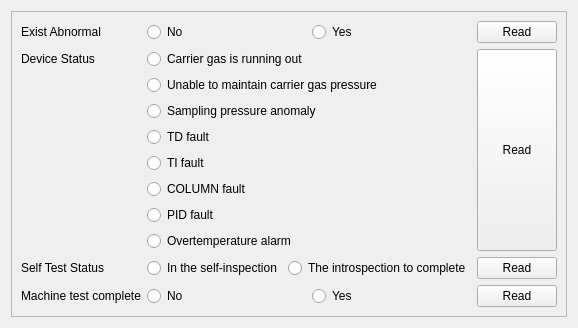
         <widget class="QWidget" name="tab_7">
          <attribute name="title">
           <string>Status Warn</string>
          </attribute>
          <layout class="QVBoxLayout" name="verticalLayout_3">
           <item>
            <widget class="QFrame" name="frame_9">
             <property name="frameShape">
              <enum>QFrame::StyledPanel</enum>
             </property>
             <property name="frameShadow">
              <enum>QFrame::Raised</enum>
             </property>
             <layout class="QGridLayout" name="gridLayout_7" columnstretch="0,0,0,0">
              <item row="1" column="0">
               <widget class="QLabel" name="labelWarnDeviceStatus">
                <property name="sizePolicy">
                 <sizepolicy hsizetype="Fixed" vsizetype="Preferred">
                  <horstretch>0</horstretch>
                  <verstretch>0</verstretch>
                 </sizepolicy>
                </property>
                <property name="text">
                 <string>Device Status</string>
                </property>
               </widget>
              </item>
              <item row="9" column="3">
               <widget class="QPushButton" name="btnReadWarnSelfTestStatus">
                <property name="text">
                 <string>Read</string>
                </property>
               </widget>
              </item>
              <item row="0" column="3">
               <widget class="QPushButton" name="btnReadWarnExistAbnormal">
                <property name="text">
                 <string>Read</string>
                </property>
               </widget>
              </item>
              <item row="9" column="0">
               <widget class="QLabel" name="labelWarnSelfTestStatus">
                <property name="sizePolicy">
                 <sizepolicy hsizetype="Fixed" vsizetype="Preferred">
                  <horstretch>0</horstretch>
                  <verstretch>0</verstretch>
                 </sizepolicy>
                </property>
                <property name="text">
                 <string>Self Test Status</string>
                </property>
               </widget>
              </item>
              <item row="5" column="1" colspan="2">
               <widget class="QRadioButton" name="radioBtnWarnDeviceStatus4">
                <property name="text">
                 <string>TI fault</string>
                </property>
                <property name="autoExclusive">
                 <bool>false</bool>
                </property>
               </widget>
              </item>
              <item row="2" column="1" colspan="2">
               <widget class="QRadioButton" name="radioBtnWarnDeviceStatus1">
                <property name="text">
                 <string>Unable to maintain carrier gas pressure</string>
                </property>
                <property name="autoExclusive">
                 <bool>false</bool>
                </property>
               </widget>
              </item>
              <item row="7" column="1" colspan="2">
               <widget class="QRadioButton" name="radioBtnWarnDeviceStatus6">
                <property name="text">
                 <string>PID fault</string>
                </property>
                <property name="autoExclusive">
                 <bool>false</bool>
                </property>
               </widget>
              </item>
              <item row="1" column="1" colspan="2">
               <widget class="QRadioButton" name="radioBtnWarnDeviceStatus0">
                <property name="text">
                 <string>Carrier gas is running out</string>
                </property>
                <property name="autoExclusive">
                 <bool>false</bool>
                </property>
               </widget>
              </item>
              <item row="6" column="1" colspan="2">
               <widget class="QRadioButton" name="radioBtnWarnDeviceStatus5">
                <property name="text">
                 <string>COLUMN fault</string>
                </property>
                <property name="autoExclusive">
                 <bool>false</bool>
                </property>
               </widget>
              </item>
              <item row="4" column="1" colspan="2">
               <widget class="QRadioButton" name="radioBtnWarnDeviceStatus3">
                <property name="text">
                 <string>TD fault</string>
                </property>
                <property name="autoExclusive">
                 <bool>false</bool>
                </property>
               </widget>
              </item>
              <item row="1" column="3" rowspan="8">
               <widget class="QPushButton" name="btnReadWarnDeviceStatus">
                <property name="sizePolicy">
                 <sizepolicy hsizetype="Minimum" vsizetype="Preferred">
                  <horstretch>0</horstretch>
                  <verstretch>0</verstretch>
                 </sizepolicy>
                </property>
                <property name="text">
                 <string>Read</string>
                </property>
               </widget>
              </item>
              <item row="3" column="1" colspan="2">
               <widget class="QRadioButton" name="radioBtnWarnDeviceStatus2">
                <property name="text">
                 <string>Sampling pressure anomaly</string>
                </property>
                <property name="autoExclusive">
                 <bool>false</bool>
                </property>
               </widget>
              </item>
              <item row="0" column="0">
               <widget class="QLabel" name="labelWarnExistAbnormal">
                <property name="sizePolicy">
                 <sizepolicy hsizetype="Fixed" vsizetype="Preferred">
                  <horstretch>0</horstretch>
                  <verstretch>0</verstretch>
                 </sizepolicy>
                </property>
                <property name="text">
                 <string>Exist Abnormal</string>
                </property>
               </widget>
              </item>
              <item row="8" column="1" colspan="2">
               <widget class="QRadioButton" name="radioBtnWarnDeviceStatus7">
                <property name="text">
                 <string>Overtemperature alarm</string>
                </property>
                <property name="autoExclusive">
                 <bool>false</bool>
                </property>
               </widget>
              </item>
              <item row="10" column="0">
               <widget class="QLabel" name="labelWarnMachineTest">
                <property name="sizePolicy">
                 <sizepolicy hsizetype="Fixed" vsizetype="Preferred">
                  <horstretch>0</horstretch>
                  <verstretch>0</verstretch>
                 </sizepolicy>
                </property>
                <property name="text">
                 <string>Machine test complete</string>
                </property>
               </widget>
              </item>
              <item row="10" column="3">
               <widget class="QPushButton" name="btnReadWarnMachineTest">
                <property name="text">
                 <string>Read</string>
                </property>
               </widget>
              </item>
              <item row="10" column="1" colspan="2">
               <widget class="QFrame" name="frame_4">
                <property name="frameShape">
                 <enum>QFrame::NoFrame</enum>
                </property>
                <property name="frameShadow">
                 <enum>QFrame::Raised</enum>
                </property>
                <layout class="QHBoxLayout" name="horizontalLayout_4">
                 <property name="spacing">
                  <number>6</number>
                 </property>
                 <property name="leftMargin">
                  <number>0</number>
                 </property>
                 <property name="topMargin">
                  <number>0</number>
                 </property>
                 <property name="rightMargin">
                  <number>0</number>
                 </property>
                 <property name="bottomMargin">
                  <number>0</number>
                 </property>
                 <item>
                  <widget class="QRadioButton" name="radioBtnWarnMachineTestInProcess">
                   <property name="text">
                    <string>No</string>
                   </property>
                  </widget>
                 </item>
                 <item>
                  <widget class="QRadioButton" name="radioBtnWarnMachineTestComplete">
                   <property name="text">
                    <string>Yes</string>
                   </property>
                  </widget>
                 </item>
                </layout>
               </widget>
              </item>
              <item row="9" column="1" colspan="2">
               <widget class="QFrame" name="frame_5">
                <property name="frameShape">
                 <enum>QFrame::NoFrame</enum>
                </property>
                <property name="frameShadow">
                 <enum>QFrame::Raised</enum>
                </property>
                <layout class="QHBoxLayout" name="horizontalLayout_2">
                 <property name="leftMargin">
                  <number>0</number>
                 </property>
                 <property name="topMargin">
                  <number>0</number>
                 </property>
                 <property name="rightMargin">
                  <number>0</number>
                 </property>
                 <property name="bottomMargin">
                  <number>0</number>
                 </property>
                 <item>
                  <widget class="QRadioButton" name="radioBtnWarnSelfTestInProcess">
                   <property name="text">
                    <string>In the self-inspection</string>
                   </property>
                  </widget>
                 </item>
                 <item>
                  <widget class="QRadioButton" name="radioBtnWarnSelfTestComplete">
                   <property name="text">
                    <string>The introspection to complete</string>
                   </property>
                  </widget>
                 </item>
                </layout>
               </widget>
              </item>
              <item row="0" column="1" colspan="2">
               <widget class="QFrame" name="frame_6">
                <property name="frameShape">
                 <enum>QFrame::NoFrame</enum>
                </property>
                <property name="frameShadow">
                 <enum>QFrame::Raised</enum>
                </property>
                <layout class="QHBoxLayout" name="horizontalLayout_5">
                 <property name="leftMargin">
                  <number>0</number>
                 </property>
                 <property name="topMargin">
                  <number>0</number>
                 </property>
                 <property name="rightMargin">
                  <number>0</number>
                 </property>
                 <property name="bottomMargin">
                  <number>0</number>
                 </property>
                 <item>
                  <widget class="QRadioButton" name="radioBtnWarnExistAbnormalNo">
                   <property name="text">
                    <string>No</string>
                   </property>
                  </widget>
                 </item>
                 <item>
                  <widget class="QRadioButton" name="radioBtnWarnExistAbnormalYes">
                   <property name="text">
                    <string>Yes</string>
                   </property>
                  </widget>
                 </item>
                </layout>
               </widget>
              </item>
             </layout>
            </widget>
           </item>
          </layout>
         </widget>
